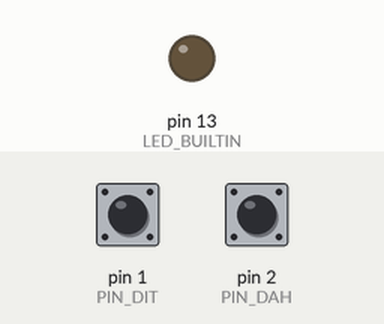
Simulated run of this sketch. Board: Arduino Leonardo, built with avr-gcc and run on an emulated ATmega32U4. On the bench: output pins drawn as LEDs (lit = HIGH). Inputs (shaded band) come from the test bench; at power-on: pin 1 (PIN_DIT) HIGH, pin 2 (PIN_DAH) HIGH. USB keyboard and mouse output is not drawn.

Above: at 0.1 s.
Timing chart, 0 to 1.6 s (numbered marks = the images above):
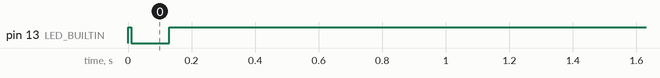

The sketch:

xiao_vband.ino
```cpp
// XIAO vband adapter
//
// Turns a Seeed Studio XIAO SAMD21 into a USB keyboard that reports the two
// contacts of a Morse paddle (or a straight key) as key presses, the same way
// the commercial vband USB adapter does:
//
//   dit (jack tip)  -> Left Ctrl
//   dah (jack ring) -> Right Ctrl
//
// The keyer logic (iambic A/B, ultimatic, bug, ...) lives in the application
// (https://hamradio.solutions/vband/, Next CW Trainer, ...). This firmware
// only mirrors the contact state, with a short debounce and no added delay.
//
// See README.md for wiring and configuration.

#include <Keyboard.h>

// ---------------------------------------------------------------------------
// Configuration (edit here or override with -D build flags)
// ---------------------------------------------------------------------------

// Input pins. The jack sleeve goes to GND, a closed contact pulls the pin LOW.
#ifndef PIN_DIT
#define PIN_DIT 1   // XIAO D1 <- jack tip
#endif
#ifndef PIN_DAH
#define PIN_DAH 2   // XIAO D2 <- jack ring
#endif

// Key mapping. Ctrl keys are independent of the host keyboard layout, which is
// why they are the default (the original vband adapter uses them as well).
// vband also accepts '[' and ']', but those only arrive correctly on hosts set
// to a US layout, because the Keyboard library sends US key positions.
#ifndef KEY_DIT
#define KEY_DIT KEY_LEFT_CTRL
#endif
#ifndef KEY_DAH
#define KEY_DAH KEY_RIGHT_CTRL
#endif

// Swap dit and dah (left-handed use or reversed wiring). Can also be toggled
// at power-up by holding the dit paddle, see README.md.
#ifndef SWAP_PADDLES
#define SWAP_PADDLES 0
#endif

// A contact must be stable this long before a change is reported.
// 5 ms is well below a dit at 50 WPM (24 ms) but filters contact bounce.
#ifndef DEBOUNCE_MS
#define DEBOUNCE_MS 5
#endif

// A contact closed longer than this is treated as stuck (e.g. a mono straight
// key plug shorting the ring to the sleeve): its key is released and the
// contact is ignored until it opens again. Keeps Ctrl from being held forever.
#ifndef STUCK_MS
#define STUCK_MS 10000
#endif

// ---------------------------------------------------------------------------

// The XIAO SAMD21 user LED (yellow, "L") is active LOW.
const uint8_t LED_ON = LOW;
const uint8_t LED_OFF = HIGH;

struct Contact {
  uint8_t pin;
  uint8_t key;
  bool pressed;       // debounced contact state
  bool reported;      // key is currently held on the host
  bool ignored;       // stuck, wait until the contact opens
  bool lastRaw;       // last raw reading
  uint32_t changedAt; // millis() of the last raw change
};

Contact dit = {PIN_DIT, KEY_DIT, false, false, false, false, 0};
Contact dah = {PIN_DAH, KEY_DAH, false, false, false, false, 0};

bool readRaw(const Contact &c) {
  return digitalRead(c.pin) == LOW;
}

void report(Contact &c, bool down) {
  if (down == c.reported) {
    return;
  }
  c.reported = down;
  if (down) {
    Keyboard.press(c.key);
  } else {
    Keyboard.release(c.key);
  }
}

void update(Contact &c, uint32_t now) {
  bool raw = readRaw(c);
  if (raw != c.lastRaw) {
    c.lastRaw = raw;
    c.changedAt = now;
  }
  uint32_t stableFor = now - c.changedAt;

  if (raw != c.pressed && stableFor >= DEBOUNCE_MS) {
    c.pressed = raw;
    if (!raw) {
      c.ignored = false;
    }
  }
  if (c.pressed && stableFor >= STUCK_MS) {
    c.ignored = true;
  }
  report(c, c.pressed && !c.ignored);
}

void blink(uint8_t times) {
  for (uint8_t i = 0; i < times; i++) {
    digitalWrite(LED_BUILTIN, LED_ON);
    delay(120);
    digitalWrite(LED_BUILTIN, LED_OFF);
    delay(120);
  }
}

void setup() {
  pinMode(PIN_DIT, INPUT_PULLUP);
  pinMode(PIN_DAH, INPUT_PULLUP);
  pinMode(LED_BUILTIN, OUTPUT);
  digitalWrite(LED_BUILTIN, LED_OFF);
  delay(10); // let the pull-ups settle

  // Holding the dit paddle while plugging in USB swaps dit and dah until the
  // next power cycle (two blinks). Otherwise one blink signals "ready".
  bool swap = SWAP_PADDLES;
  if (readRaw(dit)) {
    swap = !swap;
  }
  if (swap) {
    uint8_t k = dit.key;
    dit.key = dah.key;
    dah.key = k;
  }

  // A contact already closed at power-up (the held dit paddle, or the ring of
  // a mono plug) starts out ignored until it opens.
  dit.ignored = dit.pressed = dit.lastRaw = readRaw(dit);
  dah.ignored = dah.pressed = dah.lastRaw = readRaw(dah);

  Keyboard.begin();
  Keyboard.releaseAll();

  blink(swap ? 2 : 1);
}

void loop() {
  uint32_t now = millis();
  update(dit, now);
  update(dah, now);
  digitalWrite(LED_BUILTIN, (dit.reported || dah.reported) ? LED_ON : LED_OFF);
}
```
